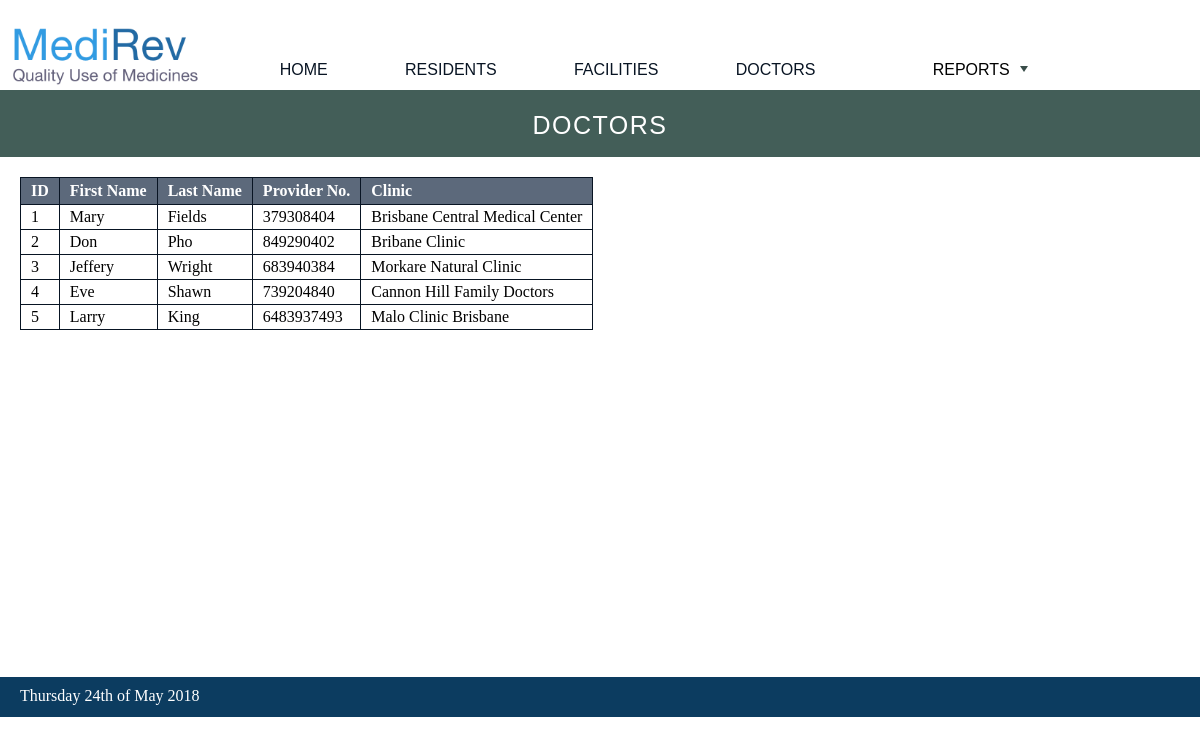
/all_doctors/index.php, run on the app's committed database.
### tables this page shows
CREATE TABLE Doctor(
	DoctorID INT NOT NULL AUTO_INCREMENT,
	ClinicID INT NOT NULL,
	FirstName VARCHAR(255) NOT NULL,
	LastName VARCHAR(255) NOT NULL,
	ProviderNumber VARCHAR(255) UNIQUE,
	PersonalEmail VARCHAR(255),
	PRIMARY KEY (DoctorID),
	FOREIGN KEY (ClinicID) REFERENCES Clinic (ClinicID)
);

CREATE TABLE Clinic(
	ClinicID INT NOT NULL AUTO_INCREMENT,
	Name VARCHAR(255) NOT NULL,
	ManagerFirstName VARCHAR(255),
	ManagerLastName VARCHAR(255),
	Email VARCHAR(255),
	Phone INT(12),
	StreetAddress VARCHAR(255),
	Suburb VARCHAR(255),
	State VARCHAR(255),
	PostCode SMALLINT,
	PRIMARY KEY (ClinicID)
);

### private/functions.php (called while the page is built, shortened)
<?php require_once('query_functions.php'); ?>
<?php
function url_to($script_path) {
	return WWW_ROOT . $script_path;
}
function h($string) {
	return htmlspecialchars($string);
}
?>

### private/query_functions.php (called while the page is built, shortened)
<?php require_once('functions.php'); ?>
<?php
function get_all_clinics_doctors($firstname, $lastname, $clinic) {
	global $db;
	$sql = "SELECT D.*, C.Name
	 FROM Doctor D, Clinic C
	 WHERE C.ClinicID = D.ClinicID
	  AND D.FirstName LIKE $firstname
	  AND D.LastName LIKE $lastname
	  AND C.Name LIKE $clinic";
	 $result = $db->query($sql);
	 $array = $result->fetchALL(PDO::FETCH_ASSOC);
	 return $array;
}
?>

### public/all_doctors/index.php (the view, shortened to what this page needs)
<?php
	$doctor_name = empty($_POST["doctor"]) ? '"% %"' : '"'.$_POST["doctor"].'"';
	$clinic = empty($_POST["clinic"]) ? "'%'" : '"'.$_POST["clinic"].'"';
	$names= explode(" ",$doctor_name);
	$firstname = $names[0].'"';
	$lastname = '"'.$names[1];
	$doctor_details = get_all_clinics_doctors($firstname, $lastname, $clinic);
?>
<?php $page_title = 'Doctors'; ?>
<?php include(SHARED_PATH . '/header.php'); ?>
<header class='doctor'>
	<?php echo $page_title ?>
</header>
<div id="content">
	<article id="doctors">
		<section id="doctor_list">
			<table class="list">
				<tr>
					<th>ID</th>
					<th>First Name</th>
					<th>Last Name</th>
					<th>Provider No.</th>
					<th>Clinic</th>
				</tr>
				<?php foreach($doctor_details as $doctor) { ?>
					<tr>
						<td><?php echo h($doctor['DoctorID']); ?></td>
						<td><?php echo h($doctor['FirstName']); ?></td>
						<td><?php echo h($doctor['LastName']); ?></td>
						<td><?php echo h($doctor['ProviderNumber']); ?></td>
						<td><?php echo h($doctor['Name']); ?></td>
					</tr>
				<?php } ?>
			</table>
		</section>
	</article>
</div>
<?php include(SHARED_PATH . '/footer.php'); ?>

### private/shared/header.php (shortened to what this page needs)
<!doctype html>
<html lang="en">
<head>
	<link rel="stylesheet" media="all" href="<?php echo WWW_ROOT . '/stylesheets/home.css'; ?>" />
</head>
<body>
	<nav>
		<div class="grid-container">
			<div class="nav1">
			<img src="<?php echo WWW_ROOT. '/img/medirev.png'; ?>" style="height:60px;"></div>
			<div class="nav2">
			<a href="<?php echo url_to('/index.php'); ?>">HOME</a></div>
			<div class="nav3">
			<a href="<?php echo url_to('/all_residents/index.php'); ?>">RESIDENTS</a></div>
			<div class="nav4">
			<a href="<?php echo url_to('/all_facilities/index.php'); ?>">FACILITIES</a></div>
			<div class="nav5">
			<a href="<?php echo url_to('/all_doctors/index.php'); ?>">DOCTORS</a></div>
			<div class="nav6">
				<ul class="nav">
				<li>
					<label class="nav" for="all_reports">REPORTS</label>
				</li>
			</div>
		</div>
	</nav>

### private/shared/footer.php (shortened to what this page needs)
<footer>
  <?php
  echo date("l jS \of F Y");
  ?>
</footer>
</body>
</html>

### public/stylesheets/home.css (style rules this page uses)
* { max-width: 1300px; }
.grid-container { display:grid; align-items: center; grid-template-areas: 'nav1 nav2 nav3 nav4 nav5 nav6' ; }
.nav1, .nav2, .nav3, .nav4, .nav5, .nav6 { font-size:16px; padding: 15 0 0 0; }
.nav1 { grid-area: nav1; padding-bottom: 30px; padding-left: 0px; }
.nav2 { grid-area: nav2; }
.nav3 { grid-area: nav3; }
.nav4 { grid-area: nav4; }
.nav5 { grid-area: nav5; }
.nav6 { grid-area: nav6; }
nav { padding: 10; height: 70px; font-family: Veranda, Arial, Helvetica, sans-serif; background: #FFFFFF; }
#content { min-height:500px; }
nav a { color: #081423; text-decoration: none; }
header { background: #39729B; color: #FFFFFF; height: 25px; margin: 0 0 0 0; padding: 21 15; font-family: Veranda, Arial, Helvetica, sans-serif; font-size: 25px; text-align: center; text-transform: uppercase; letter-spacing: 1.5px; }
footer { background: #0C3C60; color: white; height: 20px; margin: 0 0 0 0; padding: 10px 20px; }
header.doctor { background: rgba(47, 77, 70, 0.9); }
body { margin: 0; min-height:100%; width: 100%; margin: 0; padding: 0; min-width: 1024px; }
table { border-collapse: collapse; margin: 20 20 20 20; }
table.list { max-width: 100%; }
table.list tr th { border: 1px solid #081423; background: #5C697B; color: white; text-align: left; }
table.list tr td { border: 1px solid #081423; }
th { padding: 4 10 4 10; }
td { padding: 3 10 3 10; }
ul.nav > li { list-style-type:none; }
label.nav { position:relative; display:block; line-height:2.5em; transition:background 0.3s; font-color: black; width: 150px; margin-right: 30px; }
label.nav:after { content:""; position:absolute; top:40%; right: 55px; border-top: 6px solid rgba(7, 33, 27, 0.8); border-bottom:0 solid rgba(7, 33, 27, 0.8); border-left:4px solid transparent; border-right:4px solid transparent; transition:border-bottom .1s, border-top .1s .1s; }

### data on the page
doctor: DoctorID "1", FirstName "Mary", LastName "Fields", ProviderNumber "379308404", ClinicID.Name "Brisbane Central Medical Center"
doctor: DoctorID "2", FirstName "Don", LastName "Pho", ProviderNumber "849290402", ClinicID.Name "Bribane Clinic"
doctor: DoctorID "3", FirstName "Jeffery", LastName "Wright", ProviderNumber "683940384", ClinicID.Name "Morkare Natural Clinic"
doctor: DoctorID "4", FirstName "Eve", LastName "Shawn", ProviderNumber "739204840", ClinicID.Name "Cannon Hill Family Doctors"
doctor: DoctorID "5", FirstName "Larry", LastName "King", ProviderNumber "6483937493", ClinicID.Name "Malo Clinic Brisbane"

### other printed values
$page_title "DOCTORS"
